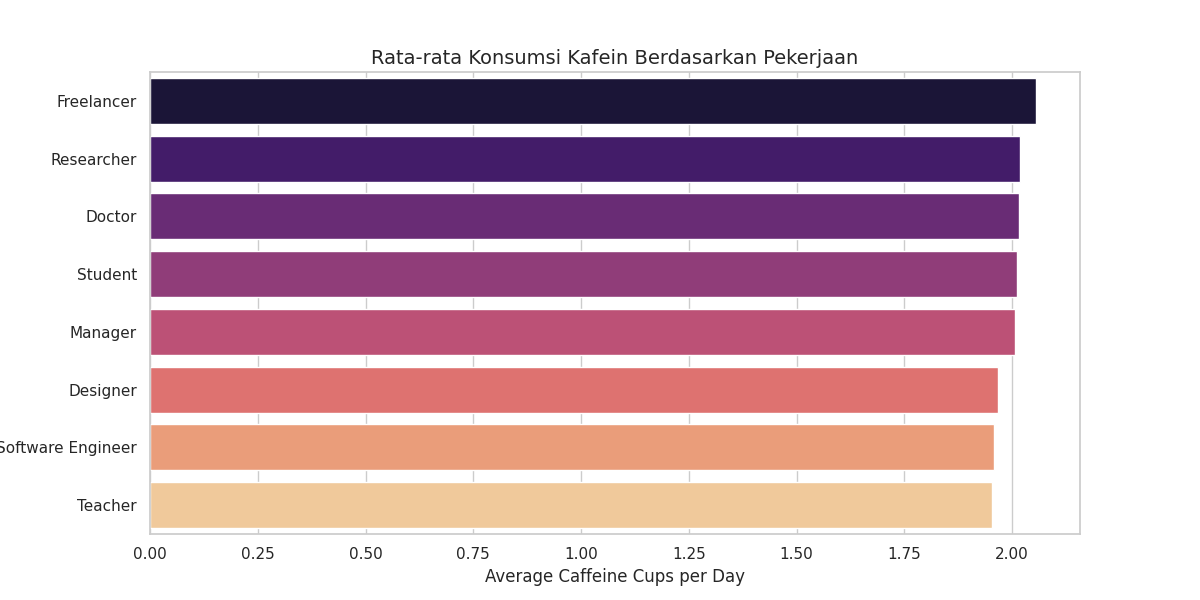

Reproduce this figure in Python.
import pandas as pd
import seaborn as sns
import matplotlib.pyplot as plt

# 1. Persiapan Data (Berdasarkan estimasi angka di gambar)
data = {
    'Pekerjaan': [
        'Freelancer', 'Researcher', 'Doctor', 'Student', 
        'Manager', 'Designer', 'Software Engineer', 'Teacher'
    ],
    'Rata-rata Kafein': [2.05, 2.02, 2.02, 2.01, 2.01, 1.97, 1.96, 1.95]
}

df = pd.DataFrame(data)

# 2. Mengatur Tema Visual
sns.set_theme(style="whitegrid")
plt.figure(figsize=(12, 6))

# 3. Membuat Horizontal Bar Plot
# Palette 'magma' menghasilkan gradasi dari warna gelap (ungu tua) ke terang (oranye)
sns.barplot(
    x='Rata-rata Kafein', 
    y='Pekerjaan', 
    data=df, 
    palette='magma' 
)

# 4. Kustomisasi Judul dan Label Sumbu
plt.title('Rata-rata Konsumsi Kafein Berdasarkan Pekerjaan', fontsize=14, pad=15)
plt.xlabel('Average Caffeine Cups per Day', fontsize=12)
plt.ylabel('') # Menghapus label Y agar lebih rapi seperti di gambar

# Mengatur batas sumbu X agar batang tidak terlalu mepet ke kanan
plt.xlim(0, 2.15)

# 5. Menampilkan Hasil
plt.tight_layout()
plt.show()
